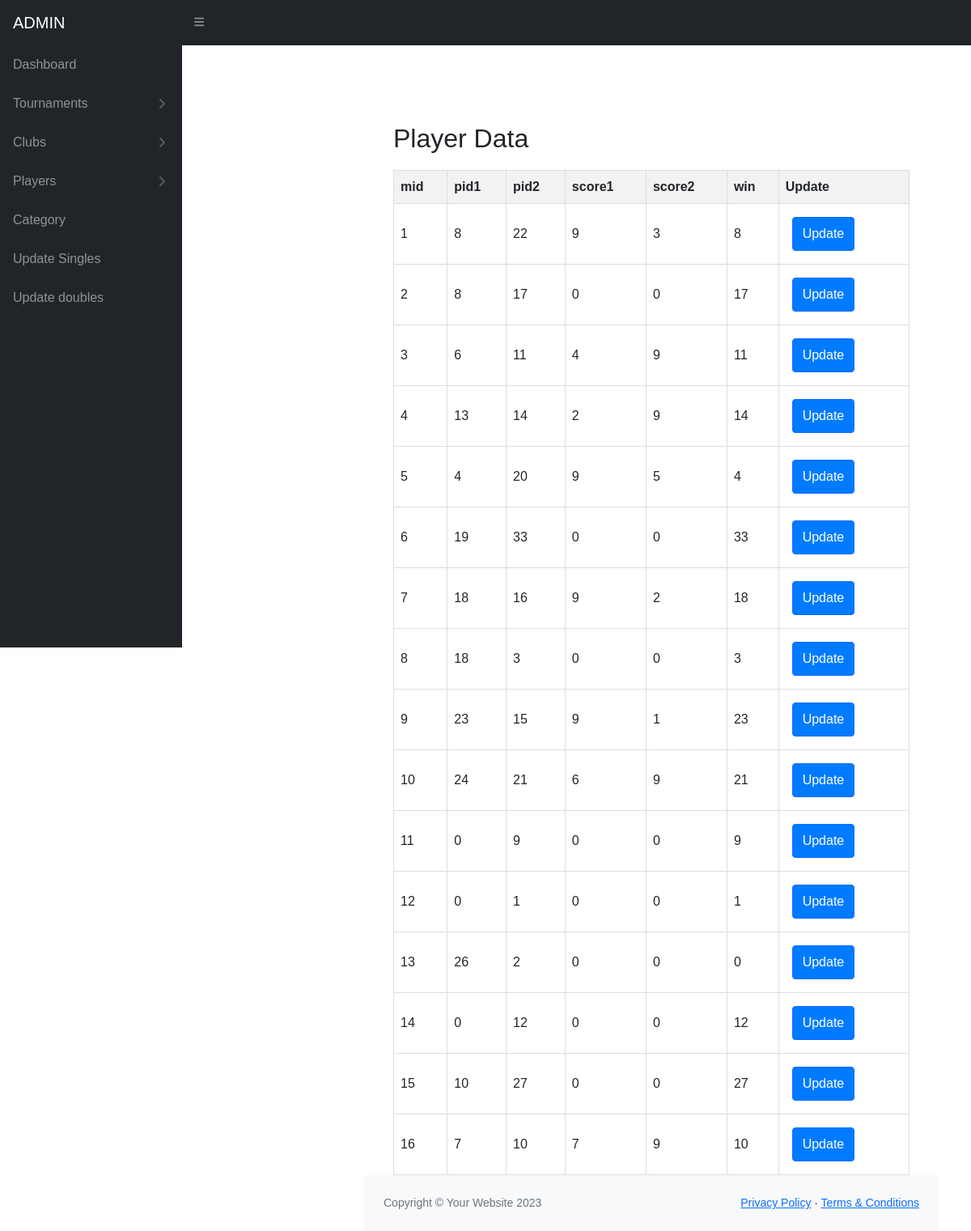
The page /singles_r.php on the database its author committed.
### tables this page shows
CREATE TABLE `singles` (
  `mid` int(100) NOT NULL,
  `tid` int(100) NOT NULL,
  `level` varchar(100) NOT NULL,
  `catid` int(100) NOT NULL,
  `mdate` date NOT NULL,
  `mtime` time(6) NOT NULL,
  `pid1` int(250) NOT NULL,
  `pid2` int(250) NOT NULL,
  `score1` int(100) NOT NULL,
  `score2` int(100) NOT NULL,
  `win` int(100) NOT NULL,
  `timestamp` timestamp(6) NOT NULL DEFAULT current_timestamp(6) ON UPDATE current_timestamp(6)
);

### singles_r.php (the view, shortened to what this page needs)
<?php
include 'nav.php';
?>
<main>
    <head>
    </head>
    <div id="layoutSidenav_content">
        <main>
            <div class="container-fluid px-4">
                <div class="container">
                    <h2>Player Data</h2>
                    <table>
                        <thead>
                            <tr>
                                <th>mid</th>
                                <th>pid1</th>
                                <th>pid2</th>
                                <th>score1</th>
                                <th>score2</th>
                                <th>win</th>
                                <th>Update</th>
                            </tr>
                        </thead>
                        <tbody>
                            <?php
                            include 'connect.php';
                            $sql = "SELECT * FROM singles";
                            $result = mysqli_query($conn, $sql);
                            while ($row = mysqli_fetch_assoc($result)) {
                                echo "<tr>";
                                echo "<td>{$row['mid']}</td>";
                                echo "<td>{$row['pid1']}</td>";
                                echo "<td>{$row['pid2']}</td>";
                                echo "<td>{$row['score1']}</td>";
                                echo "<td>{$row['score2']}</td>";
                                echo "<td>{$row['win']}</td>";
                                echo "<td><a href='update_singles.php?mid={$row['mid']}' class='btn btn-primary m-2'>Update</a></td>";
                                echo "</tr>";
                            }
                            ?>
                        </tbody>
                    </table>
                </div>
            </div>
        </main>
        <footer class="py-4 bg-light mt-auto">
            <div class="container-fluid px-4">
                <div class="d-flex align-items-center justify-content-between small">
                    <div class="text-muted">Copyright &copy; Your Website 2023</div>
                    <div>
                        <a href="#">Privacy Policy</a>
                        &middot;
                        <a href="#">Terms &amp; Conditions</a>
                    </div>
                </div>
            </div>
        </footer>
    </div>
</main>

### singles_r.php (style rules this page uses)
body { font-family: Arial, sans-serif; margin: 0; padding: 0; }
#layoutSidenav_content { margin: 20px; }
table { width: 100%; border-collapse: collapse; margin-top: 20px; }
th, td { border: 1px solid #dddddd; text-align: left; padding: 8px; }
th { background-color: #f2f2f2; }
.container { max-width: 1200px; margin: 0 auto; }
.btn { text-decoration: none; padding: 8px 12px; margin: 2px; border-radius: 4px; display: inline-block; }
.btn-primary { background-color: #007bff; color: #fff; }

### rows shown on the page
singles: mid "1", pid1 "8", pid2 "22", score1 "9", score2 "3", win "8"
singles: mid "2", pid1 "8", pid2 "17", score1 "0", score2 "0", win "17"
singles: mid "3", pid1 "6", pid2 "11", score1 "4", score2 "9", win "11"
singles: mid "4", pid1 "13", pid2 "14", score1 "2", score2 "9", win "14"
singles: mid "5", pid1 "4", pid2 "20", score1 "9", score2 "5", win "4"
singles: mid "6", pid1 "19", pid2 "33", score1 "0", score2 "0", win "33"
singles: mid "7", pid1 "18", pid2 "16", score1 "9", score2 "2", win "18"
singles: mid "8", pid1 "18", pid2 "3", score1 "0", score2 "0", win "3"
singles: mid "9", pid1 "23", pid2 "15", score1 "9", score2 "1", win "23"
singles: mid "10", pid1 "24", pid2 "21", score1 "6", score2 "9", win "21"
singles: mid "11", pid1 "0", pid2 "9", score1 "0", score2 "0", win "9"
singles: mid "12", pid1 "0", pid2 "1", score1 "0", score2 "0", win "1"
singles: mid "13", pid1 "26", pid2 "2", score1 "0", score2 "0", win "0"
singles: mid "14", pid1 "0", pid2 "12", score1 "0", score2 "0", win "12"
singles: mid "15", pid1 "10", pid2 "27", score1 "0", score2 "0", win "27"
singles: mid "16", pid1 "7", pid2 "10", score1 "7", score2 "9", win "10"
